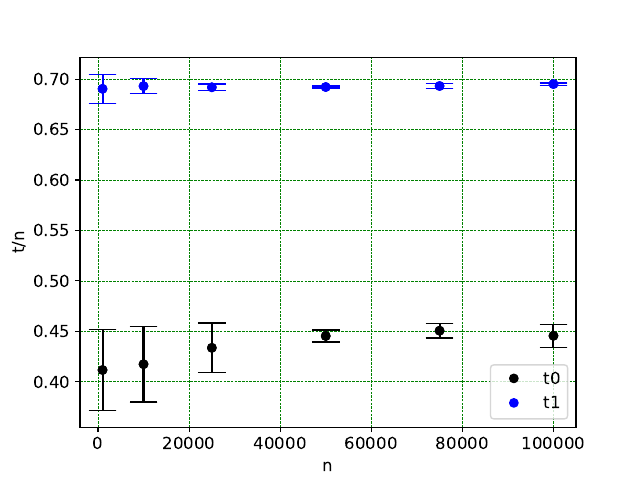

Source code (Python):
#ig

import networkx as nx
import numpy as np
import matplotlib.pyplot as plt
import random
import tqdm
from igraph import *
import pandas as pd
#random.seed(10)
plt.rcParams.update({'font.size': 12})

def er_add(g):
    nodes = np.arange(0,len(g.vs))
    source = random.choice(nodes)
    target = random.choice(nodes)
    while source == target or g.are_connected(source, target):
        target = random.choice(nodes)
    g.add_edge(source, target)
    
def pr_add(g):
    nodes = np.arange(0,len(g.vs))
    l=list(g.connected_components(mode='weak'))
    maxx=len(max(l, key=len))
    re1=random.sample(list(nodes), 2)
    #while g.are_connected(re1[0], re1[1]) : re1=random.sample(list(nodes), 2)
    re2=random.sample(list(nodes), 2)
    #while g.are_connected(re2[0], re2[1]) : re2=random.sample(list(nodes), 2)
    p1=index_c(l,re1[0])*index_c(l,re1[1])
    p2=index_c(l,re2[0])*index_c(l,re2[1])
    if p1>p2:
        g.add_edge(re2[0],re2[1])
    else:
        g.add_edge(re1[0],re1[1])
    return maxx

def bf_add(g):
    nodes = np.arange(0,len(g.vs))
    l=list(g.connected_components(mode='weak'))
    maxx=len(max(l, key=len))
    re1=random.sample(list(nodes), 2)
    while g.are_connected(re1[0], re1[1]) : re1=random.sample(list(nodes), 2)
    re2=random.sample(list(nodes), 2)
    while g.are_connected(re2[0], re2[1]) : re2=random.sample(list(nodes), 2)
    p1=index_c(l,re1[0])*index_c(l,re1[1])
    if p1==1:
        g.add_edge(re1[0],re1[1])
    else:
        g.add_edge(re2[0],re2[1])
    return maxx

def index_c(myList, v):
    for i, x in enumerate(myList):
        if v in x:
            return len(myList[i])


# finding delta in er bf pr
random.seed()
def delta(model,n):
    g=Graph(n,directed=False)
    
    #********ER********
    if model=='er':
        t0=0
        t1=0
        gcc =0
        delta=0
        while gcc<np.sqrt(n):
            er_add(g)
            gcc = len(g.clusters().giant().vs)
            t0+=1
            t1+=1
        print('t0=',t0,'n=',n,'gcc=',gcc)
        while gcc<n/2:
            er_add(g)
            gcc = len(g.clusters().giant().vs)
            t1+=1
        print('t1=',t1,'n=',n,'gcc=',gcc)
        delta=t1-t0
        print('delta=',delta,'n=',n,'gcc=',gcc)
    #********BR********
    if model=='bf':
        t0=0
        t1=0
        gcc =0
        delta=0
        while gcc<np.sqrt(n):
            gcc = bf_add(g)
            t0+=1
            t1+=1
        print('t0=',t0,'n=',n,'gcc=',gcc)
        while gcc<n/2:
            gcc = bf_add(g)
            t1+=1
        print('t1=',t1,'n=',n,'gcc=',gcc)
        delta=t1-t0
        print('delta=',delta,'n=',n,'gcc=',gcc)
    #****************br
    if model=='pr':
        t0=0
        t1=0
        gcc =0
        delta=0
        while gcc<np.sqrt(n):
            gcc = pr_add(g)
            t0+=1
            t1+=1
        while gcc<n/2:
           
            gcc =  pr_add(g)
            t1+=1
        delta=t1-t0
    if model=='pr':
        return delta/(n**(2/3))
    else:
        return delta/n


def t(n):
    g=Graph(n,directed=False)
    t0=0
    t1=0
    gcc =0
    delta=0
    while gcc<np.sqrt(n):
        er_add(g)
        gcc = len(g.clusters().giant().vs)
        t0+=1
        t1+=1
    while gcc<n/2:
        er_add(g)
        gcc = len(g.clusters().giant().vs)
        t1+=1
    delta=t1-t0
    return t0/n,t1/n

ts=[]
std_t0=[]
std_t1=[]
ns=[1000,10000,25000,50000,75000,100000]
ens=5
for n in tqdm.tqdm(ns):
    av_t0=[]
    av_t1=[]

    for _ in tqdm.tqdm(range(ens)):
        t0,t1=t(n)
        av_t0.append(t0)
        av_t1.append(t1)
    ts.append([mean(av_t0),mean(av_t1)])
    std_t0.append(np.std(av_t0))
    std_t1.append(np.std(av_t1))
    
    

t0=[lst[0] for lst in ts]
t1=[lst[1] for lst in ts]

    

plt.plot(ns,t0,'o',color='k',label="t0")
plt.errorbar(ns,t0, std_t0,color='k', capsize=10,fmt = 'o')
plt.plot(ns,t1,'o',color='blue',label="t1")
plt.errorbar(ns,t1, std_t1,color='blue', capsize=10,fmt = 'o')

plt.legend()
plt.grid(color = 'green', linestyle = '--', linewidth = 0.5)
plt.xlabel('n')
plt.ylabel('t/n')

data = {
    'ns': ns,
    't0': t0,
    't1': t1,
    'std_t0': std_t0,
    'std_t1': std_t1
}

df = pd.DataFrame(data)
plt.savefig("t0t1.pdf")
df.to_csv('dataframe_t0t1.csv', index=False)
